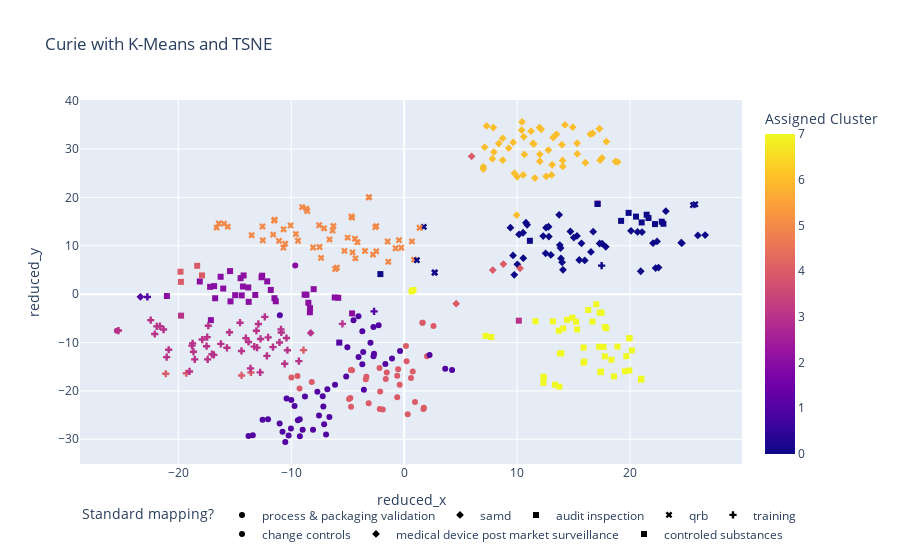

The notebook cell saved with this chart:
### Markdown cell above
Visualize

### Code cell
EMBEDDINGS = [f"llm_{i}" for i in range(embeddings.shape[1])]

embeddings_reduced = \
    TSNE(
        n_components=2, init="random", learning_rate="auto", random_state=0
    ).fit_transform(embeddings[filter])

embeddings_df = pd.DataFrame(embeddings[filter], columns=EMBEDDINGS)
embeddings_df[REDUCED_DIMS] = embeddings_reduced
embeddings_df[CLUSTER] = clusters.labels_
embeddings_df[TARGET] = [features.mlb.classes_[c] for c in y_true[filter]]
embeddings_df[ORIGINAL_TEXT] = regulations[filter]
embeddings_df[ORIGINAL_TEXT] = embeddings_df[ORIGINAL_TEXT].str.wrap(100)
embeddings_df[ORIGINAL_TEXT] = embeddings_df[ORIGINAL_TEXT].str.replace("\n", "<br>")

fig = px.scatter(
    embeddings_df,
    y=REDUCED_DIMS[1],
    x=REDUCED_DIMS[0],
    color=CLUSTER,
    symbol=TARGET,
    hover_data=[ORIGINAL_TEXT, TARGET],
    title="Curie with K-Means and TSNE"
)
fig.update_layout(uniformtext_mode="hide")
fig.update_layout(legend_orientation="h")
fig.show()
